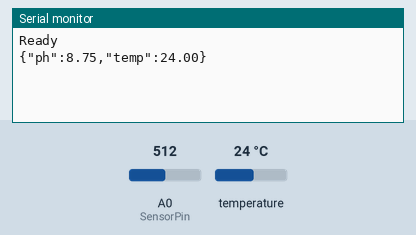
The sketch below on a simulated Arduino Uno, built with avr-gcc and run on an emulated ATmega328P. Shown: the last lines printed to the serial monitor. The inputs (shaded band) are chosen by the test bench; at power-on: temperature 24 °C, A0 (SensorPin) = 512.

Above: at 1.2 s.
1.3 s: temperature set to 12 °C
At 1.9 s:
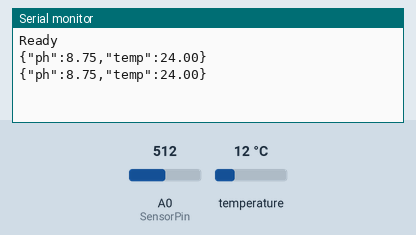
2.8 s: A0 (SensorPin) set to 716
At 4.1 s:
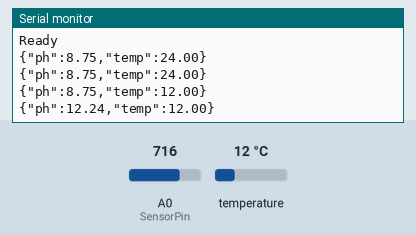
4.3 s: temperature set to 19 °C
At 5.5 s:
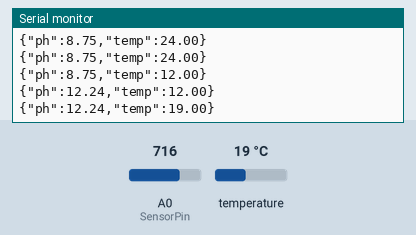
5.8 s: A0 (SensorPin) set to 900
At 6.3 s:
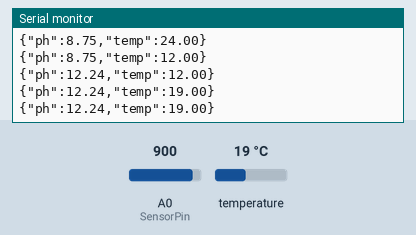
Timing chart, 0 to 8.3 s (numbered marks = the images above; inputs shaded):
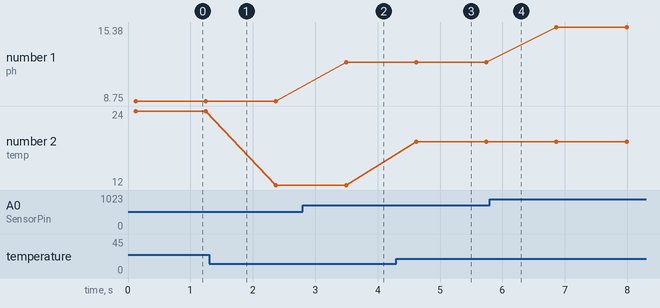

Measured:
- after the input at 2.8 s, the serial monitor: prints a new line after 0.69 s (image 2)
- after the input at 4.3 s, the serial monitor: prints a new line after 0.32 s (image 3)
- plotted number 1: 8.75 → 12.24 after the input at 2.8 s, 12.24 → 15.38 after the input at 5.8 s
- plotted number 2: 24 → 12 after the input at 1.3 s, 12 → 19 after the input at 4.3 s

The sketch:

water01.ino
```cpp
#include <OneWire.h>
#include <Wire.h>
#define SensorPin 0          //pH meter Analog output to Arduino Analog Input 0


unsigned long int avgValue;  //Store the average value of the sensor feedback
float b;
int buf[10],temp;
int DS18S20_Pin = 4;
OneWire ds(DS18S20_Pin);
String json;

void setup() {
  // put your setup code here, to run once:
  Serial.begin(9600);
  Serial.println("Ready");    //Test the serial monitor
  // Send data through I2C
  Wire.begin(0x55);
  Wire.onRequest(requestEvent);
}

void requestEvent() {
  Wire.write(json.c_str());
}

void loop() {
  // put your main code here, to run repeatedly:
  for(int i=0;i<10;i++)       //Get 10 sample value from the sensor for smooth the value
  {
    buf[i]=analogRead(SensorPin);
    delay(10);
  }
  for(int i=0;i<9;i++)        //sort the analog from small to large
  {
    for(int j=i+1;j<10;j++)
    {
      if(buf[i]>buf[j])
      {
        temp=buf[i];
        buf[i]=buf[j];
        buf[j]=temp;
      }
    }
  }
  avgValue=0;
  for(int i=2;i<8;i++)                      //take the average value of 6 center sample
    avgValue+=buf[i];
  float phValue=(float)avgValue*5.0/1024/6; //convert the analog into millivolt
  phValue=3.5*phValue;                      //convert the millivolt into pH value

  //Serial.print(phValue);
  json = "{";
  json += "\"ph\":" + String(phValue, 2) + ",";
  json += "\"temp\":" + String(getTemp(),2);
  json += "}";

  Serial.println(json);
  //Wire.write(json.c_str());

  digitalWrite(13, HIGH);
  delay(1000);
  digitalWrite(13, LOW);
}

float getTemp(){
  //returns the temperature from one DS18S20 in DEG Celsius

  byte data[12];
  byte addr[8];

  if ( !ds.search(addr)) {
      //no more sensors on chain, reset search
      ds.reset_search();
      return -1000;
  }

  if ( OneWire::crc8( addr, 7) != addr[7]) {
      Serial.println("CRC is not valid!");
      return -1000;
  }

  if ( addr[0] != 0x10 && addr[0] != 0x28) {
      Serial.print("Device is not recognized");
      return -1000;
  }

  ds.reset();
  ds.select(addr);
  ds.write(0x44,1); // start conversion, with parasite power on at the end

  byte present = ds.reset();
  ds.select(addr);
  ds.write(0xBE); // Read Scratchpad


  for (int i = 0; i < 9; i++) { // we need 9 bytes
    data[i] = ds.read();
  }

  ds.reset_search();

  byte MSB = data[1];
  byte LSB = data[0];

  float tempRead = ((MSB << 8) | LSB); //using two's compliment
  float TemperatureSum = tempRead / 16;

  return TemperatureSum;

}
```
